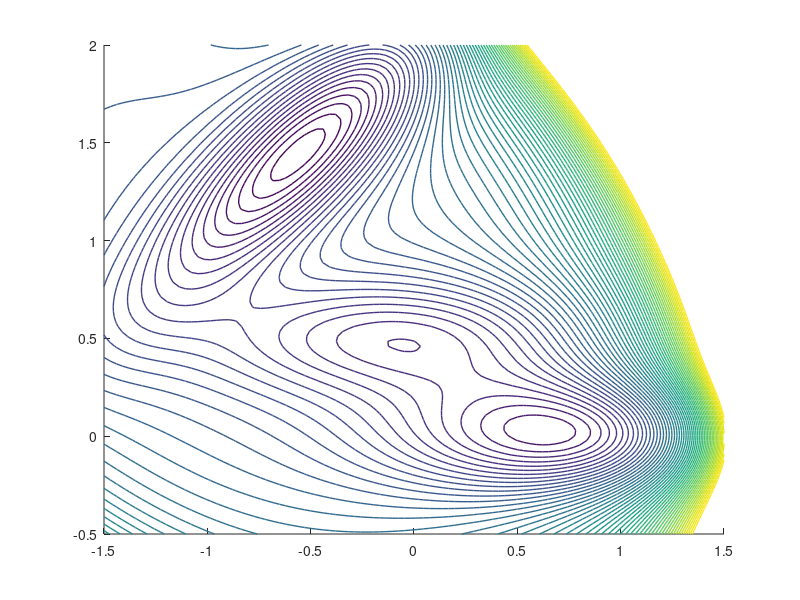

This figure's MATLAB source: (Note: this script raises an error after producing the figure.)
function Mueller_Euler()
%% graphics
N = 100;
XMIN = -1.5; XMAX = 1.5;
YMIN = -0.5; YMAX = 2;
t1 = linspace(XMIN,XMAX,N);
t2 = linspace(YMIN,YMAX,N);
[x, y] = meshgrid(t1, t2);
V = mueller([x(:),y(:)]);
figure;
contour(x,y,reshape(V,N,N),-200:10:400,'linewidth',1,'color','k')
hold on
grid;
%% parameters for time stepping
dt = 1e-4; % time step
Temp = 1; % temperature
sqh = sqrt(dt*2*Temp);
N = 10^6; %length of full trajectory
subsample = 10^3;
traj = zeros(floor(N/subsample),2);
x0 = [0.25,0.50];
X = x0;
j = 0;
k = 0;
figure; 
hold on;
contour(x,y,reshape(V,100,100),-200:50:400,'linewidth',1,'color','k')
set(gca, 'YTickLabel', [])
set(gca, 'XTickLabel', [])
set(gca, 'YTick', [])
set(gca, 'XTick', [])
xlim([-1.5, 1.5])
ylim([-0.5,2])
grid;
while j < N
    dVmueller = grad_mueller(X);
    X = X - dt*dVmueller + sqh*randn(1,2);
%     s = scatter(X(1), X(2),50, 'filled');
%     s.MarkerFaceAlpha = 0.6;
%     drawnow;
%     hold on;
    if mod(j, subsample) == 0
        traj(k+1,:) = X;
        % s = scatter(X(1), X(2),40, 'filled');
        % s.MarkerFaceAlpha = 0.6;
        % drawnow;
        % hold on;
        k = k + 1;
    end
    j = j + 1;
end
% save('Muller_trajectory_beta_inv_30.mat', 'traj');
% save('metad_bias_trajectory_seed1.mat', 'static_traj');
%%
figure;
hold on;
contour(x,y,reshape(V,100,100),-200:20:400,'linewidth',1,'color','k')
% grid;
p = plot(traj(:,1), traj(:,2), '-', 'LineWidth', 5);
p.Color(4) = 0.2;      
color = turbo(k); 
s = scatter(traj(:,1), traj(:,2), 100, color, 'filled', 'MarkerFaceAlpha',0.6);
xlim([-0.5 1]);
ylim([-0.5 1]);

%% gif plotter
figure;
hold on;
contour(x,y,reshape(V,100,100),-200:10:400,'linewidth',1,'color','k')
xlim([-0.5 1])
ylim([-0.5 1])
for i=1:1000
    p = plot(traj(1:i,1),traj(1:i,2), 'ro-'); 
    drawnow;
end
end
%%
%%
function V = mueller(x)
a = [-1,-1,-6.5,0.7];
b = [0,0,11,0.6];
c = [-10,-10,-6.5,0.7];
D = [-200,-100,-170,15];
X = [1,0,-0.5,-1];
Y = [0,0.5,1.5,1];
[t,~]=size(x);
V=zeros(t,1);
for i = 1 : 4
    Vnew = D(i)*exp(a(i)*(x(:,1)-X(i)).^2+b(i)*(x(:,1)-X(i)).*(x(:,2)-Y(i))+...
        c(i)*(x(:,2)-Y(i)).^2);
    V=V+Vnew;
end
        
end

%%
function dV = grad_mueller(x)
a = [-1,-1,-6.5,0.7];
b = [0,0,11,0.6];
c = [-10,-10,-6.5,0.7];
D = [-200,-100,-170,15];
X = [1,0,-0.5,-1];
Y = [0,0.5,1.5,1];
[t,~]=size(x);
dV=zeros(t,2);
for i = 1 : 4
    Vnew = D(i)*exp(a(i)*(x(:,1)-X(i)).^2+b(i)*(x(:,1)-X(i)).*(x(:,2)-Y(i))+...
        c(i)*(x(:,2)-Y(i)).^2);
    dVnew(:,1)=(2*a(i)*(x(:,1)-X(i))+b(i)*(x(:,2)-Y(i))).*Vnew;
    dVnew(:,2)=(2*c(i)*(x(:,2)-Y(i))+b(i)*(x(:,1)-X(i))).*Vnew;
    dV=dV+dVnew;
end


end

